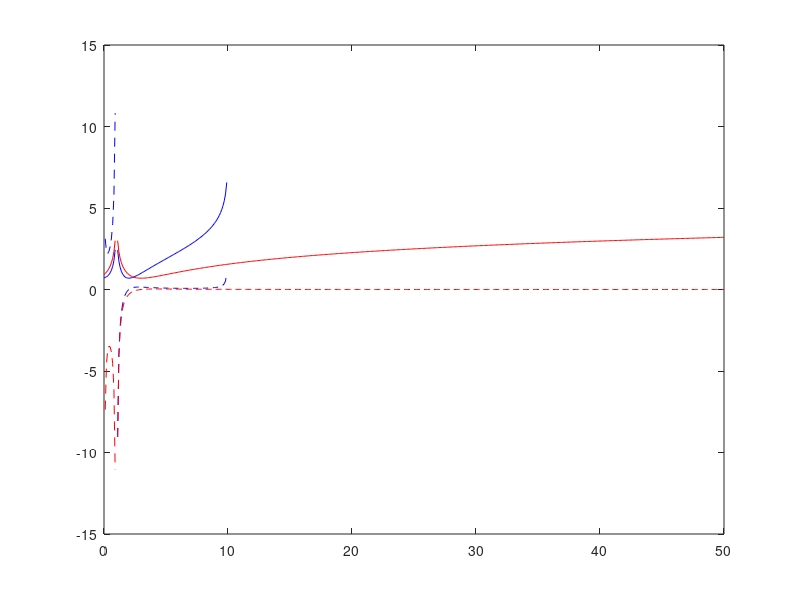

MATLAB code to generate this figure:


%Test Potential func1tion and gradient
% ------------------------------
% Author: Vishnu S. Chipade
% Email: vishnuc@umich.edu
% ------------------------------


alpha=0.5;
c1=0.91;
r0=10;
rm=1;
c0=1;
R_m2_DD=10;
Rjj0=2;
x=0:0.1:R_m2_DD;

% %V(x)=log((c1*x-c2)/(x-xm)+(x-xm)/(c1*x-c2));
c1=(Rjj0-c0)/(R_m2_DD-Rjj0)
c2=R_m2_DD*c1;      
temp1=(c1^2-1)*x.^2-2*c1*c2*x+c2^2-c0^2+2*c0*x;
temp2=(c1^2+1)*x.^2-2*c1*c2*x+c2^2+c0^2-2*c0*x;

V=log((c1*x-c2)./(x-c0)+(x-c0)./(c1*x-c2));
norm_nabla_V=1./x.*(-(c2-c1.*c0)./((c0-x).*(c1.*x-c2)).*temp1./temp2);
x_star1=(c2+c0)/(c1+1)
x_star2=(c2-c0)/(c1-1)

figure
plot(x,V,'b-',x,norm_nabla_V,'b--')
hold on;

%V1(x)=log(k/(x-x0)+(x-x0)/k) 
x=0:0.1:50;
V1=log(Rjj0./(x-c0)+(x-c0)./Rjj0);
norm_nabla_V1=1./x./abs(x-c0).*((x-c0).^2-Rjj0^2)./((x-c0).^2+Rjj0^2); 
plot(x,V1,'r-',x,norm_nabla_V1,'r--')